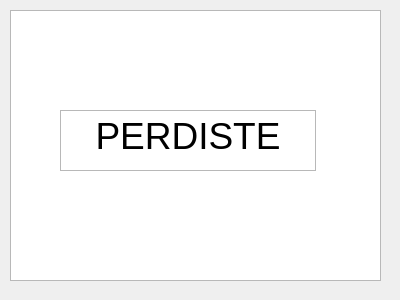
<?xml version="1.0" encoding="UTF-8"?>
<ui version="4.0">
 <class>Lose</class>
 <widget class="QDialog" name="Lose">
  <property name="geometry">
   <rect>
    <x>0</x>
    <y>0</y>
    <width>400</width>
    <height>300</height>
   </rect>
  </property>
  <property name="windowTitle">
   <string>Dialog</string>
  </property>
  <widget class="QGraphicsView" name="graphicsView">
   <property name="geometry">
    <rect>
     <x>10</x>
     <y>10</y>
     <width>371</width>
     <height>271</height>
    </rect>
   </property>
  </widget>
  <widget class="QTextBrowser" name="textBrowser">
   <property name="geometry">
    <rect>
     <x>60</x>
     <y>110</y>
     <width>256</width>
     <height>61</height>
    </rect>
   </property>
   <property name="html">
    <string>&lt;!DOCTYPE HTML PUBLIC &quot;-//W3C//DTD HTML 4.0//EN&quot; &quot;http://www.w3.org/TR/REC-html40/strict.dtd&quot;&gt;
&lt;html&gt;&lt;head&gt;&lt;meta name=&quot;qrichtext&quot; content=&quot;1&quot; /&gt;&lt;style type=&quot;text/css&quot;&gt;
p, li { white-space: pre-wrap; }
&lt;/style&gt;&lt;/head&gt;&lt;body style=&quot; font-family:'MS Shell Dlg 2'; font-size:8.25pt; font-weight:400; font-style:normal;&quot;&gt;
&lt;p align=&quot;center&quot; style=&quot; margin-top:12px; margin-bottom:12px; margin-left:0px; margin-right:0px; -qt-block-indent:0; text-indent:0px;&quot;&gt;&lt;span style=&quot; font-size:28pt;&quot;&gt;PERDISTE&lt;/span&gt;&lt;/p&gt;&lt;/body&gt;&lt;/html&gt;</string>
   </property>
  </widget>
 </widget>
 <resources/>
 <connections/>
</ui>
